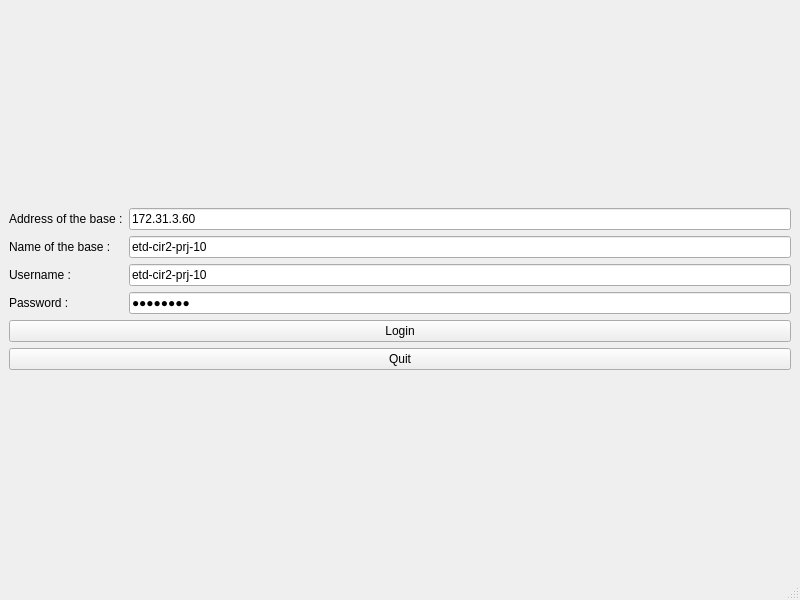
<?xml version="1.0" encoding="UTF-8"?>
<ui version="4.0">
 <class>MainWindow</class>
 <widget class="QMainWindow" name="MainWindow">
  <property name="geometry">
   <rect>
    <x>0</x>
    <y>0</y>
    <width>800</width>
    <height>600</height>
   </rect>
  </property>
  <property name="windowTitle">
   <string>Connexion</string>
  </property>
  <widget class="QWidget" name="centralwidget">
   <layout class="QVBoxLayout" name="verticalLayout">
    <item>
     <spacer name="verticalSpacer">
      <property name="orientation">
       <enum>Qt::Vertical</enum>
      </property>
      <property name="sizeHint" stdset="0">
       <size>
        <width>20</width>
        <height>155</height>
       </size>
      </property>
     </spacer>
    </item>
    <item>
     <layout class="QFormLayout" name="formLayout_3">
      <item row="1" column="0">
       <widget class="QLabel" name="label_adress">
        <property name="text">
         <string>Address of the base :</string>
        </property>
       </widget>
      </item>
      <item row="1" column="1">
       <widget class="QLineEdit" name="lineEdit_address">
        <property name="text">
         <string>172.31.3.60</string>
        </property>
        <property name="placeholderText">
         <string>Adresse</string>
        </property>
       </widget>
      </item>
      <item row="3" column="0">
       <widget class="QLabel" name="label_username">
        <property name="text">
         <string>Username :</string>
        </property>
       </widget>
      </item>
      <item row="3" column="1">
       <widget class="QLineEdit" name="lineEdit_username">
        <property name="text">
         <string>etd-cir2-prj-10</string>
        </property>
        <property name="placeholderText">
         <string>Username</string>
        </property>
       </widget>
      </item>
      <item row="4" column="0">
       <widget class="QLabel" name="label_password">
        <property name="text">
         <string>Password :</string>
        </property>
       </widget>
      </item>
      <item row="4" column="1">
       <widget class="QLineEdit" name="lineEdit_password">
        <property name="text">
         <string>ewWK3oYg</string>
        </property>
        <property name="echoMode">
         <enum>QLineEdit::Password</enum>
        </property>
        <property name="placeholderText">
         <string>Mot de passe</string>
        </property>
       </widget>
      </item>
      <item row="5" column="0" colspan="2">
       <widget class="QPushButton" name="pushButton_login">
        <property name="text">
         <string>Login</string>
        </property>
       </widget>
      </item>
      <item row="2" column="0">
       <widget class="QLabel" name="label_dbname">
        <property name="text">
         <string>Name of the base :</string>
        </property>
       </widget>
      </item>
      <item row="2" column="1">
       <widget class="QLineEdit" name="lineEdit_dbname">
        <property name="text">
         <string>etd-cir2-prj-10</string>
        </property>
        <property name="placeholderText">
         <string>Nom</string>
        </property>
       </widget>
      </item>
     </layout>
    </item>
    <item>
     <widget class="QPushButton" name="pushButton_quit">
      <property name="text">
       <string>Quit</string>
      </property>
     </widget>
    </item>
    <item>
     <spacer name="verticalSpacer_2">
      <property name="orientation">
       <enum>Qt::Vertical</enum>
      </property>
      <property name="sizeHint" stdset="0">
       <size>
        <width>20</width>
        <height>155</height>
       </size>
      </property>
     </spacer>
    </item>
   </layout>
  </widget>
  <widget class="QStatusBar" name="statusbar"/>
 </widget>
 <resources/>
 <connections/>
</ui>
